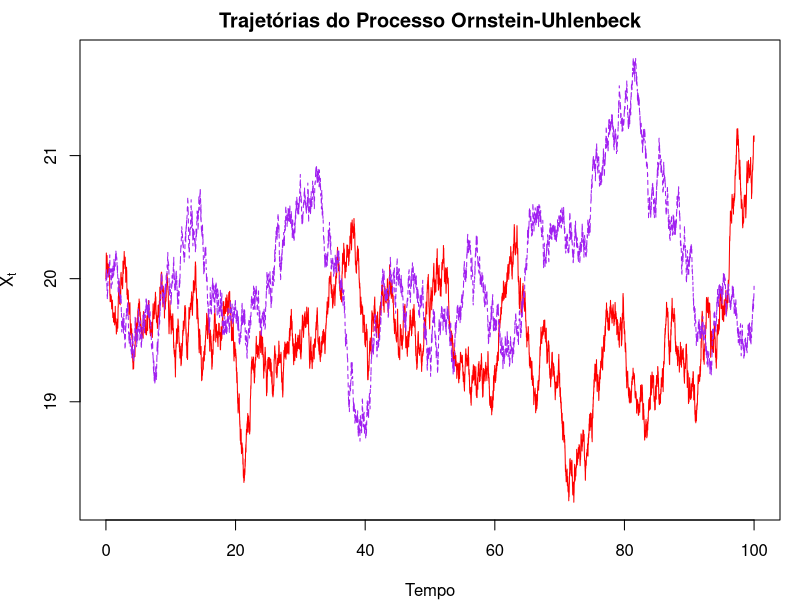

Reproduce this figure in R. (Note: this script raises an error after producing the figure.)
library(stats)
library(ggplot2)

#### Pergunta 2 ####
# Alinea a)


# Função para gerar trajetórias do processo de Ornstein-Uhlenbeck (comum a todas as alíneas)
generate_trajectories <- function(alpha, beta, sigma, X0, TT, dt, N, n_trajectories) {
  t <- seq(0, TT, by = dt)
  
  # Matrizes para armazenar as trajetórias
  trajectories_transition <- matrix(0, nrow = n_trajectories, ncol = N + 1)
  trajectories_milstein <- matrix(0, nrow = n_trajectories, ncol = N + 1)
  
  # Condições iniciais
  trajectories_transition[, 1] <- X0
  trajectories_milstein[, 1] <- X0
  
  # Criação das trajetórias
  set.seed(42)
  for (i in 1:n_trajectories) {
    for (j in 1:N) {
      # Método das densidades de transição
      mean <- trajectories_transition[i, j] * exp(-alpha * dt) + beta * (1 - exp(-alpha * dt))
      var <- (sigma^2 * (1 - exp(-2 * alpha * dt))) / (2 * alpha)
      trajectories_transition[i, j + 1] <- rnorm(1, mean, sqrt(var))
      
      # Esquema de Milstein
      X_t <- trajectories_milstein[i, j]
      dW <- rnorm(1, 0, sqrt(dt))
      trajectories_milstein[i, j + 1] <- X_t + alpha * (beta - X_t) * dt + 
        sigma * dW + 0.5 * sigma^2 * (dW^2 - dt)
    }
  }
  
  # Devolve as trajetórias e o tempo
  list(transition = trajectories_transition, milstein = trajectories_milstein, time = t)
}

# Alínea b)

n_trajectories <- 1

params_a <- generate_trajectories(
  alpha = 0.1,
  beta = 20,
  sigma = 0.3,
  X0 = 20,
  TT = 100,
  dt = 0.01,
  N = 10000, # T /dt = 10 000
  n_trajectories = n_trajectories
)

# Cores definidas para transição e milstein
cores_transicao <- c("red", "green", "blue")
cores_milstein <- c("purple", "orange", "deeppink")

# Ajustamos as margens para o gráfico caber 
par(mar = c(4, 4, 2, 1))

# Gráfico inicial com primeira trajetória
plot(
  params_a$time, params_a$transition[1, ],
  type = "l", col = cores_transicao[1],
  xlab = "Tempo", ylab = expression(X[t]),
  main = "Trajetórias do Processo Ornstein-Uhlenbeck",
  ylim = range(params_a$transition, params_a$milstein)
)
lines(params_a$time, params_a$milstein[1, ], col = cores_milstein[1], lty = 2)

# Adicionar restantes trajetórias, se existirem
if (n_trajectories_a > 1) {
  for (i in 2:n_trajectories_a) {
    cor_t <- cores_transicao[(i - 1) %% length(cores_transicao) + 1]
    cor_m <- cores_milstein[(i - 1) %% length(cores_milstein) + 1]
    lines(params_a$time, params_a$transition[i, ], col = cor_t)
    lines(params_a$time, params_a$milstein[i, ], col = cor_m, lty = 2)
  }
}
# Legendas automáticas
leg_labels <- c(
  sprintf("Transição %d", 1:n_trajectories_a),
  sprintf("Milstein %d", 1:n_trajectories_a)
)
leg_colors <- c(
  sapply(1:n_trajectories_a, function(i) cores_transicao[(i - 1) %% length(cores_transicao) + 1]),
  sapply(1:n_trajectories_a, function(i) cores_milstein[(i - 1) %% length(cores_milstein) + 1])
)
leg_lty <- c(rep(1, n_trajectories_a), rep(2, n_trajectories_a))

legend("topright", legend = leg_labels, col = leg_colors, lty = leg_lty, cex = 0.8)


# Alínea c)

# Função para estimativa inicial via mínimos quadrados
initial_estimates <- function(trajectory, dt) {
  n <- length(trajectory) - 1
  alpha_init <- 0.1  # Valor inicial aproximado baseado na alínea a
  beta_init <- mean(trajectory[2:(n+1)] - trajectory[1:n] * exp(-alpha_init * dt)) / (1 - exp(-alpha_init * dt))
  residuals <- trajectory[2:(n+1)] - (trajectory[1:n] * exp(-alpha_init * dt) + beta_init * (1 - exp(-alpha_init * dt)))
  sigma_init <- sqrt(mean(residuals^2) * (2 * alpha_init) / (1 - exp(-2 * alpha_init * dt)))
  c(alpha = alpha_init, beta = beta_init, sigma = sigma_init)
}

# Função para calcular as derivadas da log-verosimilhança
compute_derivatives <- function(trajectory, alpha, beta, sigma, dt) {
  n <- length(trajectory) - 1
  Delta <- dt
  
  # Variância da transição
  variance_term <- (sigma^2 / (2 * alpha)) * (1 - exp(-2 * alpha * Delta))
  if (variance_term <= 0 || is.na(variance_term)) return(c(dL_da = NA, d2L_da2 = NA))
  
  # Resíduos
  expected <- trajectory[1:n] * exp(-alpha * Delta) + beta * (1 - exp(-alpha * Delta))
  residuals <- trajectory[2:(n+1)] - expected
  
  # Termo de estabilização para evitar divisões por zero
  exp_term <- exp(-2 * alpha * Delta)
  denom <- 1 - exp_term
  if (abs(denom) < 1e-10) denom <- 1e-10  # Limite inferior para evitar NA
  
  # Primeira derivada em relação a alpha
  dL_da <- n / (2 * alpha) - (n * Delta * exp_term) / denom +
    sum(residuals^2 / (2 * variance_term) * (Delta * exp_term) / denom)
  
  # Segunda derivada em relação a alpha
  d2L_da2 <- -n / (2 * alpha^2) + (2 * n * Delta^2 * exp_term) / (denom^2) +
    sum(residuals^2 / (2 * variance_term) * ((Delta^2 * exp_term) / (denom^2) -
                                               (Delta * exp_term) / denom * (1 / variance_term) * (sigma^2 / alpha) * (1 - exp_term)))
  
  if (is.na(dL_da) || is.na(d2L_da2) || is.infinite(dL_da) || is.infinite(d2L_da2)) {
    return(c(dL_da = NA, d2L_da2 = NA))
  }
  
  c(dL_da = dL_da, d2L_da2 = d2L_da2)
}

# Função para estimadores de máxima verosimilhança usando Newton-Raphson para alpha
mle_estimators <- function(trajectory, dt, initial_params, max_iter = 100, tol = 1e-6) {
  n <- length(trajectory) - 1
  alpha <- initial_params["alpha"]
  beta <- initial_params["beta"]
  sigma <- initial_params["sigma"]
  
  # Iteração de Newton-Raphson para alpha
  for (iter in 1:max_iter) {
    
    # Calcular derivadas
    derivs <- compute_derivatives(trajectory, alpha, beta, sigma, dt)
    dL_da <- derivs["dL_da"]
    d2L_da2 <- derivs["d2L_da2"]
    
    # Verificar se as derivadas são válidas
    if (is.na(dL_da) || is.na(d2L_da2) || is.infinite(dL_da) || is.infinite(d2L_da2)) {
      warning("Derivadas inválidas na iteração ", iter)
      break
    }
    
    # Atualizar alpha
    alpha_new <- alpha - dL_da / d2L_da2
    
    # Verificar convergência
    if (!is.na(alpha_new) && abs(alpha_new - alpha) < tol) {
      # Após convergência de alpha, otimizar beta e sigma
      expected <- trajectory[1:n] * exp(-alpha * dt) + beta * (1 - exp(-alpha * dt))
      residuals <- trajectory[2:(n+1)] - expected
      beta <- mean(residuals + trajectory[1:n] * exp(-alpha * dt)) / (1 - exp(-alpha * dt))
      variance_term <- (sigma^2 / (2 * alpha)) * (1 - exp(-2 * alpha * dt))
      sigma <- sqrt(sum(residuals^2) / (n * variance_term) * (sigma^2 / 2))
      break
    }
    
    alpha <- alpha_new
    
    # Atualizar beta e sigma
    expected <- trajectory[1:n] * exp(-alpha * dt) + beta * (1 - exp(-alpha * dt))
    residuals <- trajectory[2:(n+1)] - expected
    beta <- mean(residuals + trajectory[1:n] * exp(-alpha * dt)) / (1 - exp(-alpha * dt))
    variance_term <- (sigma^2 / (2 * alpha)) * (1 - exp(-2 * alpha * dt))
    sigma <- sqrt(sum(residuals^2) / n * (2 * alpha) / (1 - exp(-2 * alpha * dt)))
  }
  
  if (iter == max_iter) {
    warning("Newton-Raphson não convergiu após ", max_iter, " iterações")
  }
  
  list(alpha = alpha, beta = beta, sigma = sigma, iterations = iter)
}

# Usar a trajetória gerada na alínea a
trajectory <- params_a$transition[1, ]
dt <- 0.01

# Estimativa inicial
initial_params <- initial_estimates(trajectory, dt)

# Calcular estimadores de máxima verosimilhança
estimates <- mle_estimators(trajectory, dt, initial_params)

# Resultados
cat("Estimativas de Máxima Verosimilhança:\n")
cat(sprintf("alpha = %.4f (real = 0.1)\n", estimates$alpha)) # 0.1
cat(sprintf("beta = %.4f (real = 20)\n", estimates$beta)) # 19.6483
cat(sprintf("sigma = %.4f (real = 0.3)\n", estimates$sigma)) # 0.3032
cat(sprintf("Iterações: %d\n", estimates$iterations)) # 1
